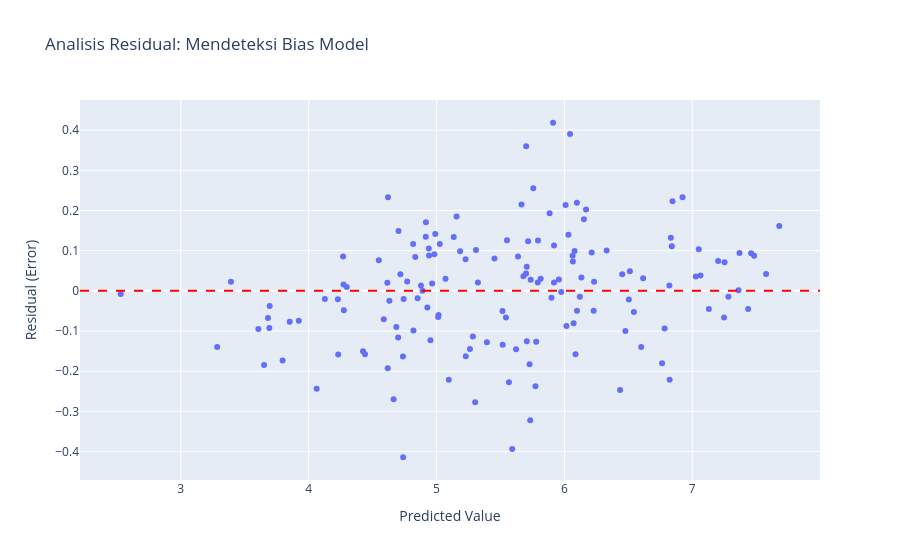

The code cell stored with this chart in its notebook:
### Markdown cell above
## 5.1. Analisis Residual (Audit Kinerja Model)
Digunakan untuk memastikan model bekerja secara adil dan tidak bias terhadap kelompok negara tertentu, sejalan dengan audit kinerja tata kelola digital.

### Code cell
y_all_pred = final_model.predict(X)
residuals = y - y_all_pred

fig_res = px.scatter(x=y_all_pred, y=residuals, 
                     labels={'x': 'Predicted Value', 'y': 'Residual (Error)'},
                     title="Analisis Residual: Mendeteksi Bias Model")
fig_res.add_hline(y=0, line_dash="dash", line_color="red")
fig_res.show()

### Figure 1 — Plotly figure (JSON) as saved in the notebook; plotly's stock layout.template omitted (floating-point values rounded to 4 significant figures; data arrays with more than 128 entries replaced by an {"elided": "..."} marker saying what was removed)
{"data": [{"hovertemplate": "Predicted Value=%{x}<br>Residual (Error)=%{y}<extra></extra>", "legendgroup": "", "marker": {"color": "#636efa", "symbol": "circle"}, "mode": "markers", "name": "", "orientation": "v", "showlegend": false, "type": "scatter", "x": {"elided": "149 float values"}, "xaxis": "x", "y": {"elided": "149 float values"}, "yaxis": "y"}], "layout": {"legend": {"tracegroupgap": 0}, "shapes": [{"line": {"color": "red", "dash": "dash"}, "type": "line", "x0": 0, "x1": 1, "xref": "x domain", "y0": 0, "y1": 0, "yref": "y"}], "title": {"text": "Analisis Residual: Mendeteksi Bias Model"}, "xaxis": {"anchor": "y", "domain": [0, 1], "title": {"text": "Predicted Value"}}, "yaxis": {"anchor": "x", "domain": [0, 1], "title": {"text": "Residual (Error)"}}}}
